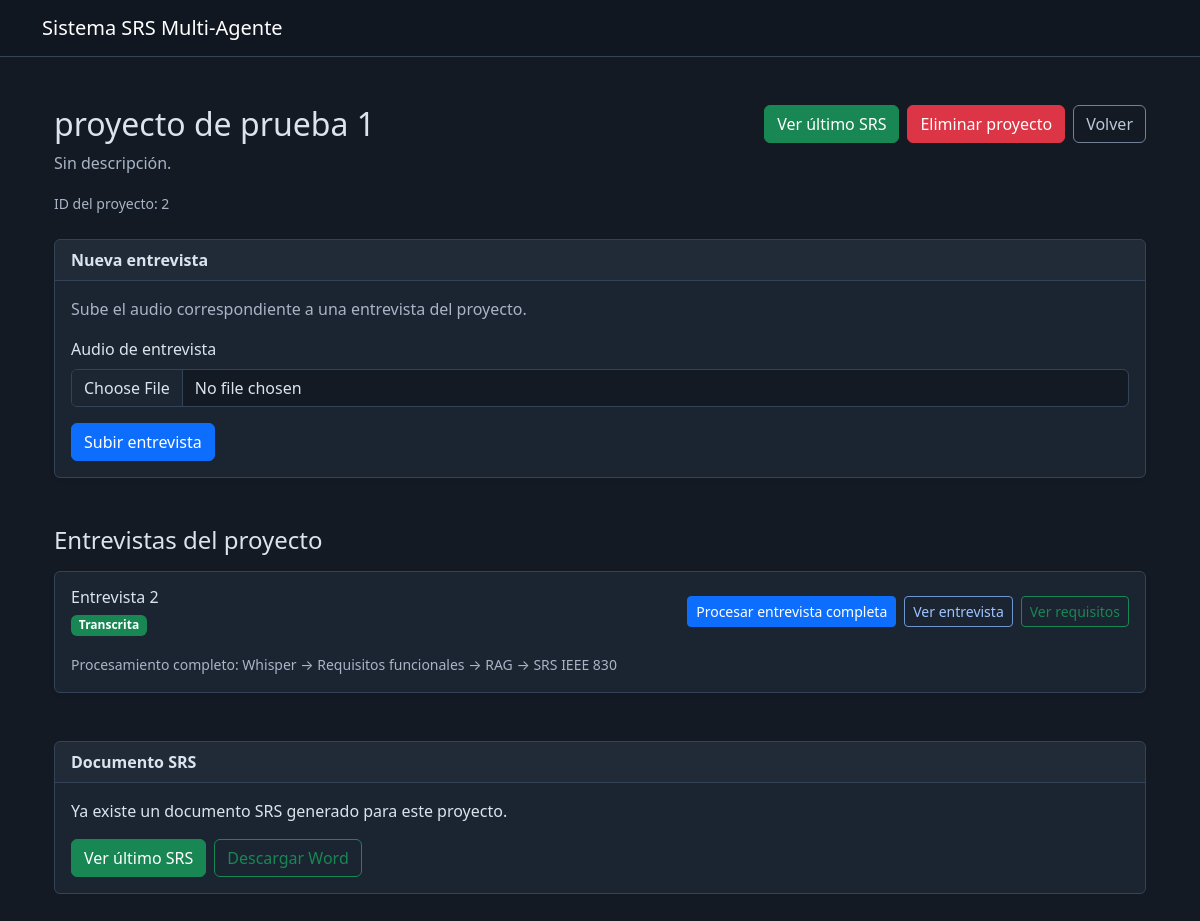
The app's page /projects/2, older data.
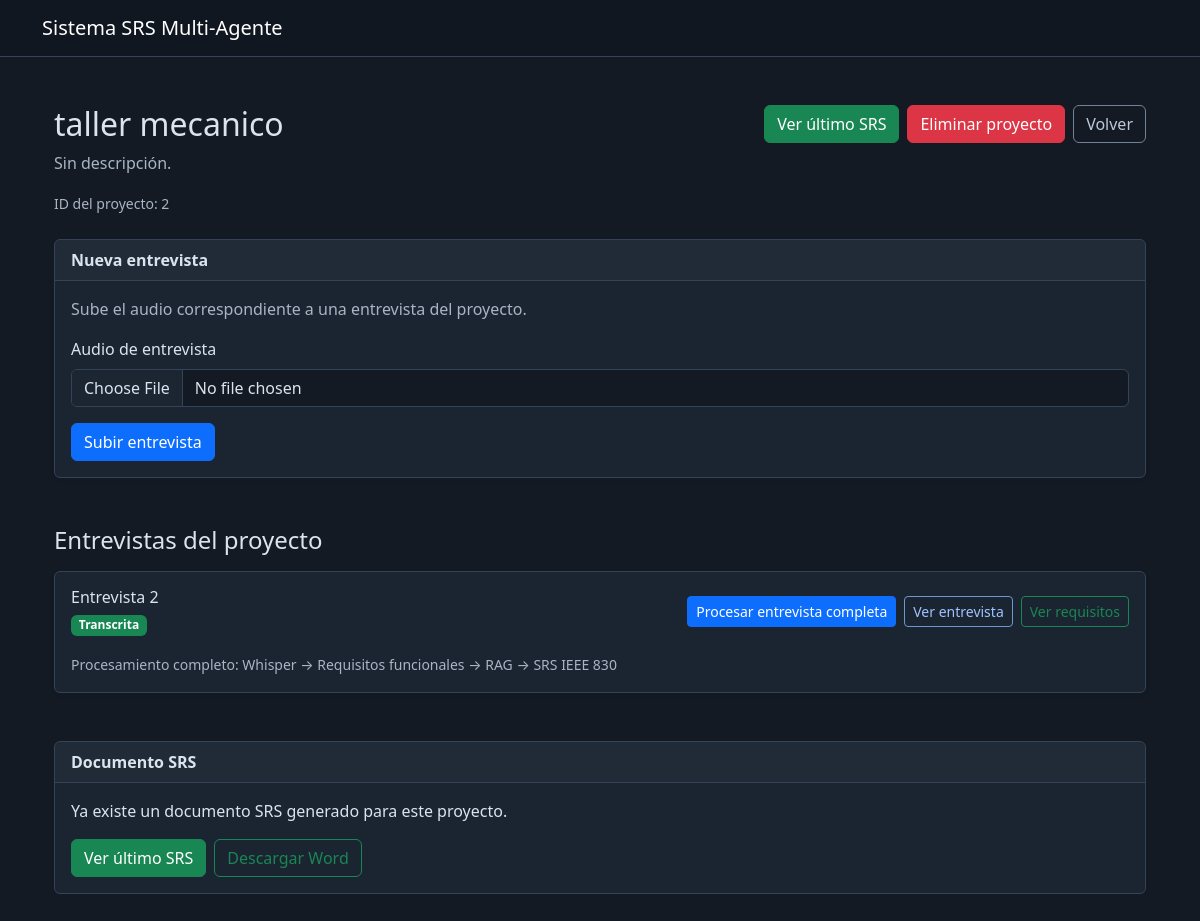
The same page, newer data.
### app/models.py (models this page shows)
class Project(db.Model):
    id = db.Column(
        db.Integer,
        primary_key=True
    )
    name = db.Column(
        db.String(150),
        nullable=False
    )
    description = db.Column(
        db.Text,
        nullable=True
    )
    created_at = db.Column(
        db.DateTime,
        default=datetime.utcnow
    )

### app/routes.py (the view)
@main.route(
    "/projects/<int:project_id>"
)
def project_detail(project_id):
    project = Project.query.get_or_404(
        project_id
    )
    interviews = (
        Interview.query
        .filter_by(
            project_id=project.id
        )
        .order_by(
            Interview.created_at.desc()
        )
        .all()
    )
    latest_srs = (
        SRSDocument.query
        .filter_by(
            project_id=project.id
        )
        .order_by(
            SRSDocument.created_at.desc()
        )
        .first()
    )
    return render_template(
        "project.html",
        project=project,
        interviews=interviews,
        project_context=get_project_context(project.id),
        latest_srs=latest_srs
    )

### app/routes.py (called while the page is built)
def load_enriched_context(
    enriched_context
):
    if not enriched_context:
        return None
    try:
        context = json.loads(
            enriched_context
        )
        if isinstance(
            context,
            dict
        ):
            return context
    except (
        json.JSONDecodeError,
        TypeError
    ):
        pass
    return None

def get_project_context(project_id):
    record = db.session.get(ProjectContext, project_id)
    return load_enriched_context(record.content) if record else None

### app/templates/project.html (shortened to what the changed rows need)
{% extends "base.html" %}
{% block content %}
<div class="container py-4">
    <div
        class="d-flex
               justify-content-between
               align-items-start
               flex-wrap
               gap-3
               mb-4"
    >
        <div>
            <h2>
                {{ project.name }}
            </h2>
            <p class="text-muted">
                {{ project.description
                   or
                   "Sin descripción." }}
            </p>
            <small class="text-muted">
                ID del proyecto:
                {{ project.id }}
            </small>
        </div>
    </div>
</div>
{% endblock %}

Row changes from the older to the newer data that the page shows:
changed Project "Sin descripción.": name "proyecto de prueba 1" → "taller mecanico"
